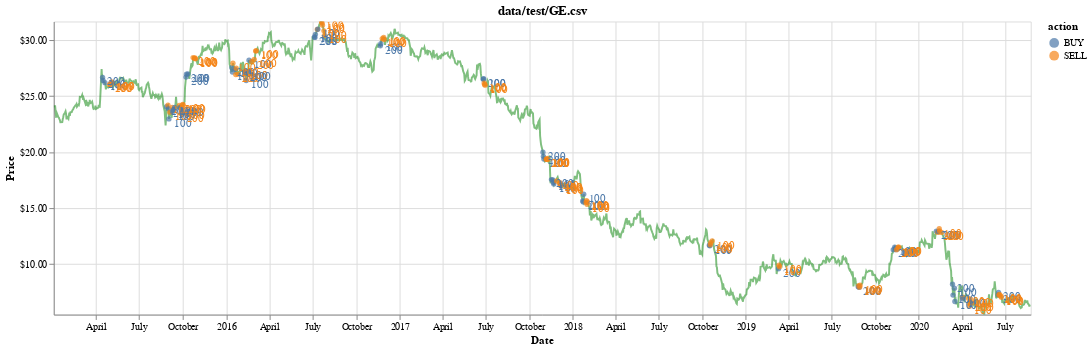

Write notebook code for a chart like this one.
### Code cell
chart = visualize(df, history, title=test_stock)
chart

### Figure 1 — Vega-Lite specification as saved in the notebook (floating-point values rounded to 4 significant figures; data arrays with more than 128 entries replaced by an {"elided": "..."} marker saying what was removed)
{"config": {"view": {"continuousWidth": 400, "continuousHeight": 300}}, "layer": [{"layer": [{"mark": {"type": "line", "color": "green", "opacity": 0.5}, "encoding": {"x": {"type": "temporal", "field": "date"}, "y": {"type": "quantitative", "axis": {"format": "$.2f", "title": "Price"}, "field": "position", "scale": {"clamp": true, "domain": [5.49, 31.66]}}}, "selection": {"selector019": {"type": "interval", "bind": "scales", "encodings": ["x"]}}}, {"mark": {"type": "point", "filled": true}, "encoding": {"color": {"type": "nominal", "field": "action"}, "x": {"type": "temporal", "axis": {"title": "Date"}, "field": "date"}, "y": {"type": "quantitative", "axis": {"format": "$.2f", "title": "Price"}, "field": "position", "scale": {"clamp": true, "domain": [5.49, 31.66]}}}, "selection": {"selector020": {"type": "interval", "bind": "scales", "encodings": ["x"]}}, "transform": [{"filter": "(datum.action !== 'HOLD')"}]}], "height": 300, "title": "data/test/GE.csv", "width": 1000}, {"mark": {"type": "text", "align": "left", "dx": 5, "dy": 5}, "encoding": {"color": {"type": "nominal", "field": "action"}, "text": {"type": "nominal", "field": "actShares"}, "x": {"type": "temporal", "axis": {"title": "Date"}, "field": "date"}, "y": {"type": "quantitative", "axis": {"format": "$.2f", "title": "Price"}, "field": "position", "scale": {"clamp": true, "domain": [5.49, 31.66]}}}, "selection": {"selector021": {"type": "interval", "bind": "scales", "encodings": ["x"]}}, "transform": [{"filter": "(datum.actShares !== 0)"}]}], "data": {"name": "data-2c5ff617e48ef1fd3328e7581f590d47"}, "height": 300, "title": "data/test/GE.csv", "width": 1000, "$schema": "https://vega.github.io/schema/vega-lite/v4.0.0.json", "datasets": {"data-2c5ff617e48ef1fd3328e7581f590d47": {"elided": "1421 records"}}}
